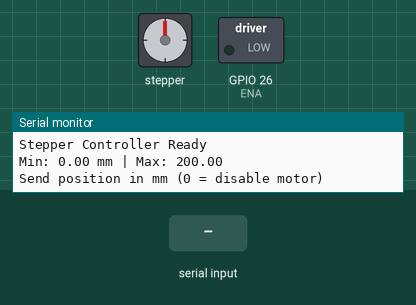
The sketch below on a simulated ESP32. On the bench: stepper motor, switched loads named in the sketch (green lamp = pin HIGH), the last lines printed to the serial monitor. Inputs (shaded band) come from the test bench. Stepper angles assume 800 steps per turn.

Above: at 1.2 s.
1.3 s: "1\n" received over Serial
At 2.3 s:
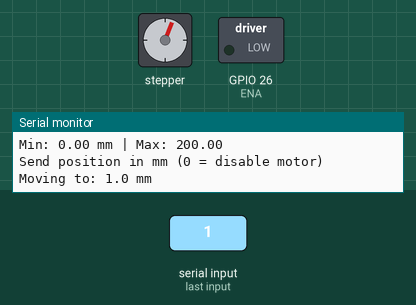
3.3 s: "0\n" received over Serial
At 3.8 s:
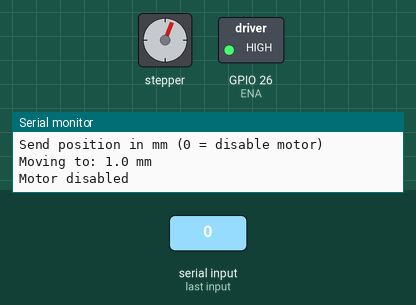
4.8 s: "2\n" received over Serial
At 6.4 s:
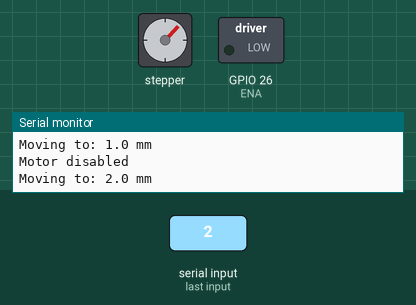
6.7 s: "0\n" received over Serial
At 7.6 s:
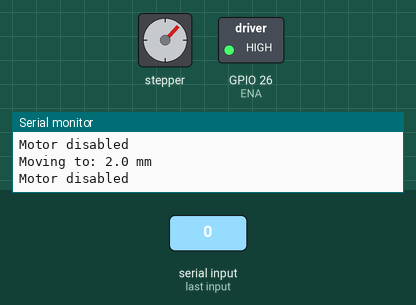
Timing chart, 0 to 9.2 s (numbered marks = the images above; inputs shaded):
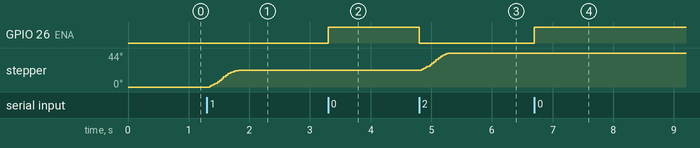

Measured:
- after the input at 1.3 s, stepper: turns 22° clockwise in 0.48 s, starting at once
- after the input at 3.3 s, GPIO 26 (ENA): LOW → HIGH at once
- after the input at 4.8 s, GPIO 26 (ENA): HIGH → LOW at once; stepper: turns 22° clockwise in 0.43 s, starting at once
- after the input at 6.7 s, GPIO 26 (ENA): LOW → HIGH at once

The sketch:

demo_lift.ino
```cpp
#include <GyverStepper.h>
#define ENA 26
#define STEPS_PER_REV 800      // Шагов на оборот
#define MM_PER_REV 16.07         // Миллиметров на оборот (настройте под вашу систему)
#define STEPS_PER_MM (STEPS_PER_REV / MM_PER_REV)
#define MIN_POSITION 0.0        // Минимальная позиция в мм
#define MAX_POSITION 200.0      // Максимальная позиция в мм
#define SERIAL_BAUD 115200      // Скорость Serial порта

GStepper<STEPPER2WIRE> stepper(STEPS_PER_REV, 12, 13);
char serialBuffer[20];           // Буфер для приема данных
byte bufferIndex = 0;

void setup() {
  pinMode(ENA, OUTPUT);
  stepper.setRunMode(FOLLOW_POS);
  stepper.setAcceleration(600);
  stepper.setMaxSpeed(2000);
  digitalWrite(ENA, LOW);

  // Инициализация Serial
  Serial.begin(SERIAL_BAUD);
  Serial.println("Stepper Controller Ready");
  Serial.print("Min: "); Serial.print(MIN_POSITION);
  Serial.print(" mm | Max: "); Serial.println(MAX_POSITION);
  Serial.println("Send position in mm (0 = disable motor)");
}

// Функция установки позиции в миллиметрах
void setTargetPosition(float mm) {
  if (mm == 0.0f) {
    digitalWrite(ENA, HIGH);  // Обесточиваем мотор
    Serial.println("Motor disabled");
  } else {
    // Ограничиваем позицию пределами рабочей зоны
    mm = constrain(mm, MIN_POSITION, MAX_POSITION);

    digitalWrite(ENA, LOW);  // Включаем мотор если был выключен
    long targetSteps = mm * STEPS_PER_MM;
    stepper.setTarget(targetSteps);

    Serial.print("Moving to: ");
    Serial.print(mm, 1);
    Serial.println(" mm");
  }
}

// Обработка входящих данных через Serial
void handleSerialInput() {
  while (Serial.available() > 0) {
    char c = Serial.read();

    // Обработка конца строки
    if (c == '\n' || c == '\r') {
      if (bufferIndex > 0) {
        serialBuffer[bufferIndex] = '\0'; // Завершаем строку

        // Проверяем, что строка содержит числовое значение
        char* endptr;
        float pos = strtof(serialBuffer, &endptr);

        if (endptr != serialBuffer) { // Успешное преобразование
          setTargetPosition(pos);
        } else {
          Serial.println("Error: Invalid number format");
        }
      }
      bufferIndex = 0; // Сброс буфера
      return;
    }

    // Сохраняем символ в буфер (с защитой от переполнения)
    if (bufferIndex < sizeof(serialBuffer) - 1) {
      serialBuffer[bufferIndex++] = c;
    } else {
      Serial.println("Error: Input buffer overflow");
      bufferIndex = 0;
    }
  }
}

void loop() {
  stepper.tick();       // Обязательный вызов для работы мотора
  handleSerialInput();  // Обработка Serial команд
}
```
